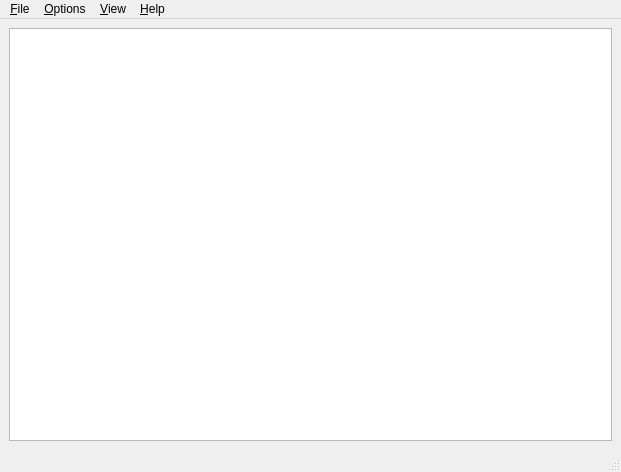
<ui version="4.0" >
 <class>MainWindow</class>
 <widget class="QMainWindow" name="MainWindow" >
  <property name="geometry" >
   <rect>
    <x>0</x>
    <y>0</y>
    <width>621</width>
    <height>472</height>
   </rect>
  </property>
  <property name="windowTitle" >
   <string>MainWindow</string>
  </property>
  <widget class="QWidget" name="centralwidget" >
   <property name="geometry" >
    <rect>
     <x>0</x>
     <y>28</y>
     <width>621</width>
     <height>419</height>
    </rect>
   </property>
   <layout class="QGridLayout" name="gridLayout" >
    <item row="0" column="0" >
     <widget class="jack_rabbit::FoveateView" name="graphicsView" >
      <property name="minimumSize" >
       <size>
        <width>32</width>
        <height>32</height>
       </size>
      </property>
     </widget>
    </item>
   </layout>
  </widget>
  <widget class="QMenuBar" name="menubar" >
   <property name="geometry" >
    <rect>
     <x>0</x>
     <y>0</y>
     <width>621</width>
     <height>28</height>
    </rect>
   </property>
   <widget class="QMenu" name="menu_File" >
    <property name="tearOffEnabled" >
     <bool>true</bool>
    </property>
    <property name="title" >
     <string>&amp;File</string>
    </property>
    <addaction name="action_Open" />
    <addaction name="action_Open_Image_Sequence" />
    <addaction name="action_Open_Blending_Map" />
    <addaction name="action_Save" />
    <addaction name="separator" />
    <addaction name="action_Export_Blending_Map" />
    <addaction name="separator" />
    <addaction name="action_Quit" />
   </widget>
   <widget class="QMenu" name="menu_Options" >
    <property name="tearOffEnabled" >
     <bool>true</bool>
    </property>
    <property name="title" >
     <string>&amp;Options</string>
    </property>
    <widget class="QMenu" name="menu_Foveation_Mode" >
     <property name="title" >
      <string>Foveation &amp;Mode</string>
     </property>
     <addaction name="action_Foveation_Mode_Function" />
     <addaction name="action_Foveation_Mode_Bitmap" />
     <addaction name="action_Foveation_Mode_Off" />
    </widget>
    <widget class="QMenu" name="menu_Wheel_Mode" >
     <property name="title" >
      <string>&amp;Wheel Mode</string>
     </property>
     <addaction name="action_Wheel_Mode_Falloff" />
     <addaction name="action_Wheel_Mode_Off" />
    </widget>
    <widget class="QMenu" name="menu_Fixation_Mode" >
     <property name="title" >
      <string>Fi&amp;xation Mode</string>
     </property>
     <addaction name="action_Fixation_Mode_Continuous" />
     <addaction name="action_Fixation_Mode_Single" />
    </widget>
    <widget class="QMenu" name="menu_Foveated_Channels" >
     <property name="title" >
      <string>Foveated Cha&amp;nnels</string>
     </property>
     <addaction name="action_Luminance_Channel" />
     <addaction name="action_Color_Channel" />
    </widget>
    <addaction name="menu_Fixation_Mode" />
    <addaction name="menu_Foveation_Mode" />
    <addaction name="menu_Foveated_Channels" />
    <addaction name="menu_Wheel_Mode" />
   </widget>
   <widget class="QMenu" name="menu_View" >
    <property name="tearOffEnabled" >
     <bool>true</bool>
    </property>
    <property name="title" >
     <string>&amp;View</string>
    </property>
    <addaction name="action_Fullscreen" />
    <addaction name="action_Menubar" />
    <addaction name="action_Statusbar" />
    <addaction name="action_Background_Color" />
    <addaction name="action_Scale" />
   </widget>
   <widget class="QMenu" name="menu_Help" >
    <property name="title" >
     <string>&amp;Help</string>
    </property>
    <addaction name="action_Foveate_Help" />
    <addaction name="action_About" />
   </widget>
   <addaction name="menu_File" />
   <addaction name="menu_Options" />
   <addaction name="menu_View" />
   <addaction name="menu_Help" />
  </widget>
  <widget class="QStatusBar" name="statusbar" >
   <property name="geometry" >
    <rect>
     <x>0</x>
     <y>447</y>
     <width>621</width>
     <height>25</height>
    </rect>
   </property>
  </widget>
  <action name="action_Open" >
   <property name="text" >
    <string>&amp;Open Image</string>
   </property>
   <property name="shortcut" >
    <string>Ctrl+O</string>
   </property>
  </action>
  <action name="action_Quit" >
   <property name="text" >
    <string>&amp;Quit</string>
   </property>
   <property name="shortcut" >
    <string>Ctrl+Q</string>
   </property>
  </action>
  <action name="action_Foveation_Mode_Off" >
   <property name="checkable" >
    <bool>true</bool>
   </property>
   <property name="text" >
    <string>&amp;Off</string>
   </property>
   <property name="toolTip" >
    <string>No foveation</string>
   </property>
   <property name="shortcut" >
    <string>Ctrl+Shift+X</string>
   </property>
  </action>
  <action name="action_Fullscreen" >
   <property name="checkable" >
    <bool>true</bool>
   </property>
   <property name="text" >
    <string>&amp;Fullscreen</string>
   </property>
   <property name="shortcut" >
    <string>F11</string>
   </property>
  </action>
  <action name="action_Save" >
   <property name="text" >
    <string>&amp;Save As</string>
   </property>
   <property name="shortcut" >
    <string>Ctrl+S</string>
   </property>
  </action>
  <action name="action_Wheel_Mode_Falloff" >
   <property name="checkable" >
    <bool>true</bool>
   </property>
   <property name="text" >
    <string>&amp;Falloff</string>
   </property>
  </action>
  <action name="action_Wheel_Mode_Off" >
   <property name="checkable" >
    <bool>true</bool>
   </property>
   <property name="text" >
    <string>&amp;Off</string>
   </property>
  </action>
  <action name="action_Foveation_Mode_Bitmap" >
   <property name="checkable" >
    <bool>true</bool>
   </property>
   <property name="text" >
    <string>Ble&amp;nding Bitmap</string>
   </property>
   <property name="shortcut" >
    <string>Ctrl+Shift+N</string>
   </property>
  </action>
  <action name="action_Foveation_Mode_Function" >
   <property name="checkable" >
    <bool>true</bool>
   </property>
   <property name="text" >
    <string>&amp;Half Resolution Function</string>
   </property>
   <property name="shortcut" >
    <string>Ctrl+Shift+H</string>
   </property>
  </action>
  <action name="action_Fixation_Mode_Continuous" >
   <property name="checkable" >
    <bool>true</bool>
   </property>
   <property name="text" >
    <string>&amp;Continuous</string>
   </property>
   <property name="shortcut" >
    <string>Ctrl+Shift+C</string>
   </property>
  </action>
  <action name="action_Fixation_Mode_Single" >
   <property name="checkable" >
    <bool>true</bool>
   </property>
   <property name="text" >
    <string>&amp;Single</string>
   </property>
   <property name="shortcut" >
    <string>Ctrl+Shift+S</string>
   </property>
  </action>
  <action name="action_Statusbar" >
   <property name="checkable" >
    <bool>true</bool>
   </property>
   <property name="checked" >
    <bool>true</bool>
   </property>
   <property name="text" >
    <string>S&amp;tatus Bar</string>
   </property>
   <property name="shortcut" >
    <string>Ctrl+Shift+T</string>
   </property>
  </action>
  <action name="action_Background_Color" >
   <property name="text" >
    <string>Bac&amp;kground Color</string>
   </property>
   <property name="shortcut" >
    <string>Ctrl+Shift+K</string>
   </property>
  </action>
  <action name="action_About" >
   <property name="text" >
    <string>&amp;About</string>
   </property>
   <property name="shortcut" >
    <string>Ctrl+Shift+A</string>
   </property>
  </action>
  <action name="action_Foveate_Help" >
   <property name="text" >
    <string>Foveate &amp;Help</string>
   </property>
   <property name="shortcut" >
    <string>Ctrl+Shift+?</string>
   </property>
  </action>
  <action name="action_Scale" >
   <property name="text" >
    <string>Image Sca&amp;le</string>
   </property>
   <property name="shortcut" >
    <string>Ctrl+Shift+L</string>
   </property>
  </action>
  <action name="action_Luminance_Channel" >
   <property name="checkable" >
    <bool>true</bool>
   </property>
   <property name="checked" >
    <bool>true</bool>
   </property>
   <property name="text" >
    <string>Luminance</string>
   </property>
  </action>
  <action name="action_Color_Channel" >
   <property name="checkable" >
    <bool>true</bool>
   </property>
   <property name="checked" >
    <bool>true</bool>
   </property>
   <property name="text" >
    <string>Color</string>
   </property>
  </action>
  <action name="action_Menubar" >
   <property name="checkable" >
    <bool>true</bool>
   </property>
   <property name="checked" >
    <bool>true</bool>
   </property>
   <property name="text" >
    <string>&amp;Menu Bar</string>
   </property>
   <property name="shortcut" >
    <string>Ctrl+Shift+M</string>
   </property>
   <property name="shortcutContext" >
    <enum>Qt::ApplicationShortcut</enum>
   </property>
  </action>
  <action name="action_Open_Blending_Map" >
   <property name="text" >
    <string>Open &amp;Blending Map</string>
   </property>
   <property name="shortcut" >
    <string>Ctrl+Shift+B</string>
   </property>
  </action>
  <action name="action_Export_Blending_Map" >
   <property name="text" >
    <string>&amp;Export Blending Map</string>
   </property>
   <property name="shortcut" >
    <string>Ctrl+Shift+E</string>
   </property>
  </action>
  <action name="action_Open_Image_Sequence" >
   <property name="text" >
    <string>Open Image &amp;Sequence</string>
   </property>
   <property name="shortcut" >
    <string>Ctrl+Shift+D</string>
   </property>
  </action>
 </widget>
 <customwidgets>
  <customwidget>
   <class>jack_rabbit::FoveateView</class>
   <extends>QGraphicsView</extends>
   <header>foveate_view.h</header>
  </customwidget>
 </customwidgets>
 <resources/>
 <connections/>
</ui>
